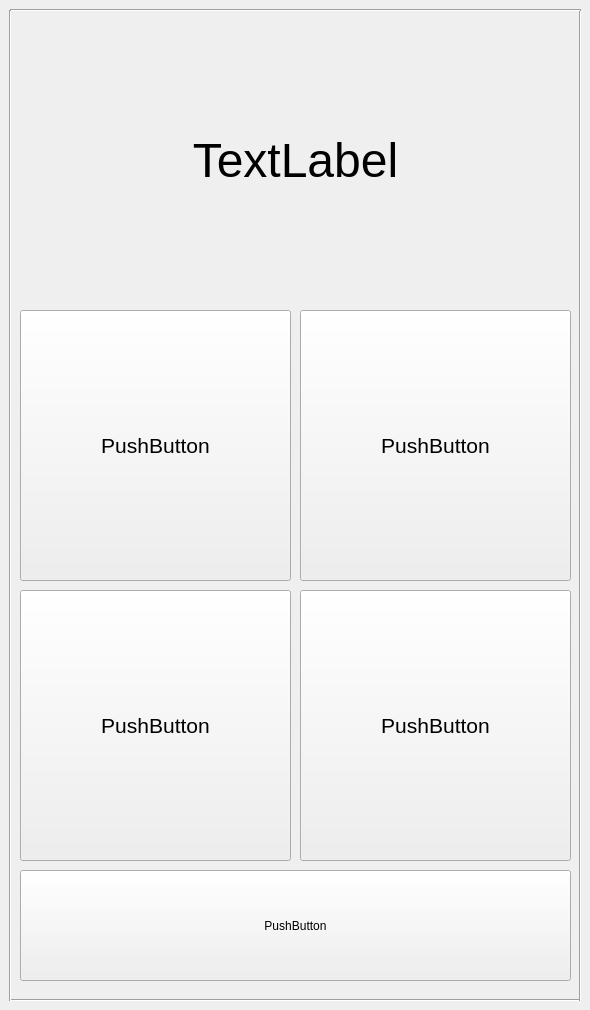
<?xml version="1.0" encoding="UTF-8"?>
<ui version="4.0">
 <class>MainPage</class>
 <widget class="QWidget" name="MainPage">
  <property name="geometry">
   <rect>
    <x>0</x>
    <y>0</y>
    <width>590</width>
    <height>1010</height>
   </rect>
  </property>
  <property name="windowTitle">
   <string>Form</string>
  </property>
  <widget class="QPushButton" name="tScreenWidgetBut">
   <property name="geometry">
    <rect>
     <x>20</x>
     <y>590</y>
     <width>271</width>
     <height>271</height>
    </rect>
   </property>
   <property name="font">
    <font>
     <pointsize>16</pointsize>
    </font>
   </property>
   <property name="text">
    <string>PushButton</string>
   </property>
  </widget>
  <widget class="QPushButton" name="soundWidgetBut">
   <property name="geometry">
    <rect>
     <x>300</x>
     <y>310</y>
     <width>271</width>
     <height>271</height>
    </rect>
   </property>
   <property name="font">
    <font>
     <pointsize>16</pointsize>
    </font>
   </property>
   <property name="text">
    <string>PushButton</string>
   </property>
  </widget>
  <widget class="QPushButton" name="exitAppBut">
   <property name="geometry">
    <rect>
     <x>20</x>
     <y>870</y>
     <width>551</width>
     <height>111</height>
    </rect>
   </property>
   <property name="text">
    <string>PushButton</string>
   </property>
  </widget>
  <widget class="QPushButton" name="qrWidgetBut">
   <property name="geometry">
    <rect>
     <x>20</x>
     <y>310</y>
     <width>271</width>
     <height>271</height>
    </rect>
   </property>
   <property name="font">
    <font>
     <pointsize>16</pointsize>
    </font>
   </property>
   <property name="text">
    <string>PushButton</string>
   </property>
  </widget>
  <widget class="QLabel" name="appName">
   <property name="geometry">
    <rect>
     <x>20</x>
     <y>20</y>
     <width>551</width>
     <height>281</height>
    </rect>
   </property>
   <property name="font">
    <font>
     <pointsize>36</pointsize>
    </font>
   </property>
   <property name="text">
    <string>TextLabel</string>
   </property>
   <property name="alignment">
    <set>Qt::AlignCenter</set>
   </property>
  </widget>
  <widget class="Line" name="line">
   <property name="geometry">
    <rect>
     <x>10</x>
     <y>990</y>
     <width>571</width>
     <height>20</height>
    </rect>
   </property>
   <property name="orientation">
    <enum>Qt::Horizontal</enum>
   </property>
  </widget>
  <widget class="Line" name="line_2">
   <property name="geometry">
    <rect>
     <x>570</x>
     <y>10</y>
     <width>21</width>
     <height>991</height>
    </rect>
   </property>
   <property name="orientation">
    <enum>Qt::Vertical</enum>
   </property>
  </widget>
  <widget class="Line" name="line_3">
   <property name="geometry">
    <rect>
     <x>10</x>
     <y>0</y>
     <width>571</width>
     <height>20</height>
    </rect>
   </property>
   <property name="orientation">
    <enum>Qt::Horizontal</enum>
   </property>
  </widget>
  <widget class="Line" name="line_4">
   <property name="geometry">
    <rect>
     <x>0</x>
     <y>10</y>
     <width>20</width>
     <height>991</height>
    </rect>
   </property>
   <property name="orientation">
    <enum>Qt::Vertical</enum>
   </property>
  </widget>
  <widget class="QPushButton" name="scanCardBut">
   <property name="geometry">
    <rect>
     <x>300</x>
     <y>590</y>
     <width>271</width>
     <height>271</height>
    </rect>
   </property>
   <property name="font">
    <font>
     <pointsize>16</pointsize>
    </font>
   </property>
   <property name="text">
    <string>PushButton</string>
   </property>
  </widget>
 </widget>
 <resources/>
 <connections/>
</ui>
